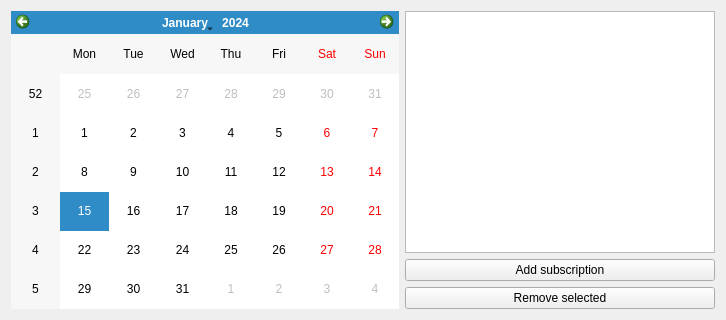
<?xml version="1.0" encoding="UTF-8"?>
<ui version="4.0">
 <class>Meal</class>
 <widget class="QWidget" name="Meal">
  <property name="geometry">
   <rect>
    <x>0</x>
    <y>0</y>
    <width>726</width>
    <height>320</height>
   </rect>
  </property>
  <property name="windowTitle">
   <string>Form</string>
  </property>
  <property name="autoFillBackground">
   <bool>false</bool>
  </property>
  <layout class="QHBoxLayout" name="horizontalLayout" stretch="5,4">
   <item>
    <widget class="QCalendarWidget" name="calendarWidget"/>
   </item>
   <item>
    <layout class="QVBoxLayout" name="verticalLayout">
     <item>
      <widget class="QTableView" name="tableView"/>
     </item>
     <item>
      <widget class="QPushButton" name="add">
       <property name="text">
        <string>Add subscription</string>
       </property>
      </widget>
     </item>
     <item>
      <widget class="QPushButton" name="remove">
       <property name="text">
        <string>Remove selected</string>
       </property>
      </widget>
     </item>
    </layout>
   </item>
  </layout>
 </widget>
 <resources/>
 <connections/>
</ui>
